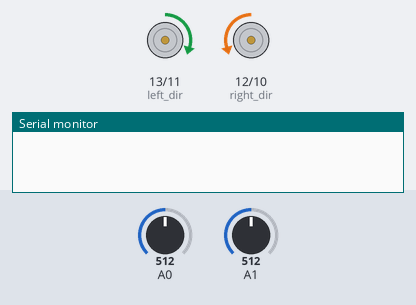
Bench run of a sketch on a simulated Arduino Uno, built with avr-gcc and run on an emulated ATmega328P. On the bench: direction and speed pins drawn as motors (green arrow = direction pin HIGH = forward, orange = LOW = backward, longer = more drive), the last lines printed to the serial monitor. The test bench sets the inputs (shaded band); at power-on: A1 = 512, A0 = 512.

Above: at 1.2 s.
1.3 s: A1 set to 398
7.4 s: A1 set to 370
At 10.4 s:
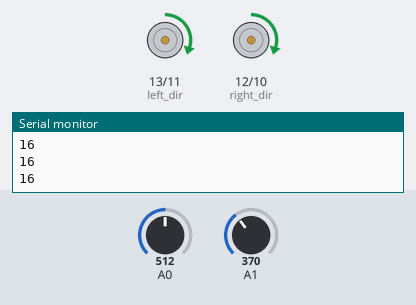
10.7 s: A1 set to 511
At 12.6 s:
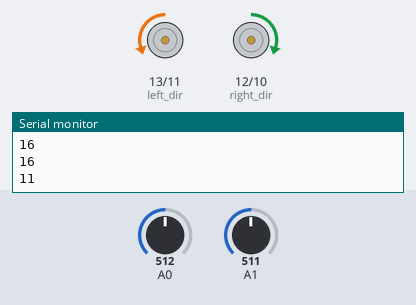
15.8 s: A1 set to 306
At 17.4 s:
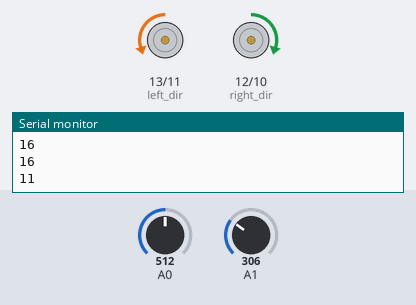
Timing chart, 0 to 19.1 s (numbered marks = the images above; inputs shaded):
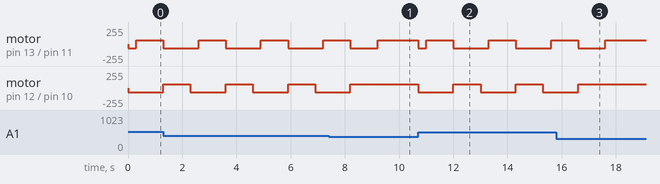

The sketch:

kegelring.ino
```cpp
const int left_speed = 11;
const int left_dir = 13;
const int right_speed = 10;
const int right_dir = 12;
void setup() {
  Serial.begin (9600);
  pinMode (right_speed , OUTPUT);
  pinMode (left_dir , OUTPUT);
  pinMode (left_speed , OUTPUT);
  pinMode (right_dir , OUTPUT);
  analogWrite (left_speed, 60);
  analogWrite (right_speed, 60);
}

void loop() {
  //distanse
  int d = (analogRead(A1) + analogRead(A1) + analogRead(A1) + analogRead(A1) + analogRead(A1) ) ;
  d /= 5;
  int distanse = 32 * pow(d * 0.0048828125, -1.10);
  // Serial.println(distanse);
  int linia = analogRead(A0);
  // Serial.println(linia);
  digitalWrite(left_dir, 1);
  digitalWrite(right_dir, 1);
  while (distanse > 15) {
    d = (analogRead(A1) + analogRead(A1) + analogRead(A1) + analogRead(A1) + analogRead(A1) ) / 5;
    distanse = 32 * pow(d * 0.0048828125, -1.10);
    Serial.println(distanse);
  }  digitalWrite(left_dir, 0);
  digitalWrite(right_dir, 0);
  delay(300);
  digitalWrite(left_dir, 1);
  digitalWrite(right_dir, 0);
  delay(1000);
  digitalWrite(left_dir, 0);
  digitalWrite(right_dir, 1);
  delay(1000);
}
```

Measured:
- the behaviour switches between 385 and 384 on A1 (found by bisection; images 0 and 1)
- after the input at 7.4 s, motor on pin 12 (right_dir) / pin 10 (right_speed): goes on until 8.2 s, then stays forward 60/255
- after the input at 10.7 s, motor on pin 13 (left_dir) / pin 11 (left_speed): forward 60/255 → backward 60/255 at once, then repeats every 2.3 s: forward 60/255 1.0 s, backward 60/255 1.3 s; motor on pin 12 (right_dir) / pin 10 (right_speed): alternates forward 60/255 for 1.0 s and backward 60/255 for 1.3 s, starting at once
- after the input at 15.8 s, motor on pin 12 (right_dir) / pin 10 (right_speed): goes on until 16.6 s, then stays forward 60/255
- by itself, motor on pin 13 (left_dir) / pin 11 (left_speed), motor on pin 12 (right_dir) / pin 10 (right_speed): alternates forward 60/255 for 1.0 s and backward 60/255 for 1.3 s
